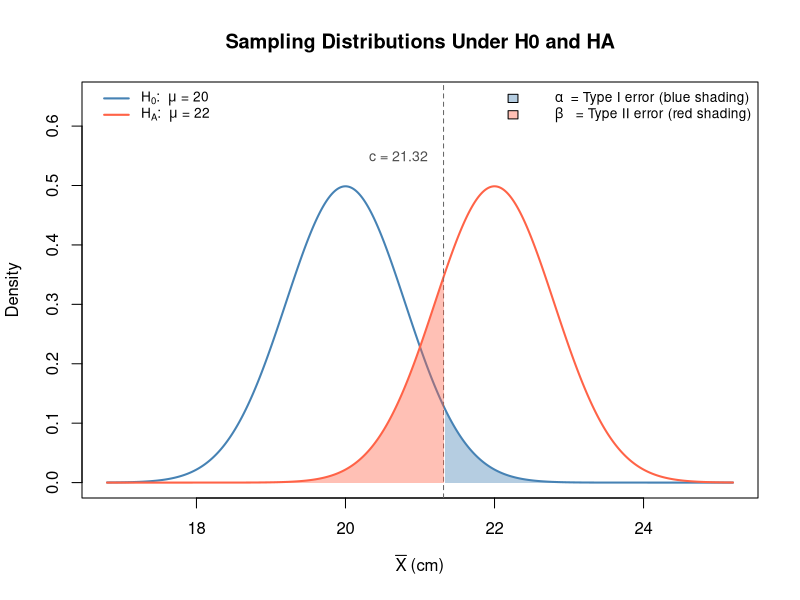
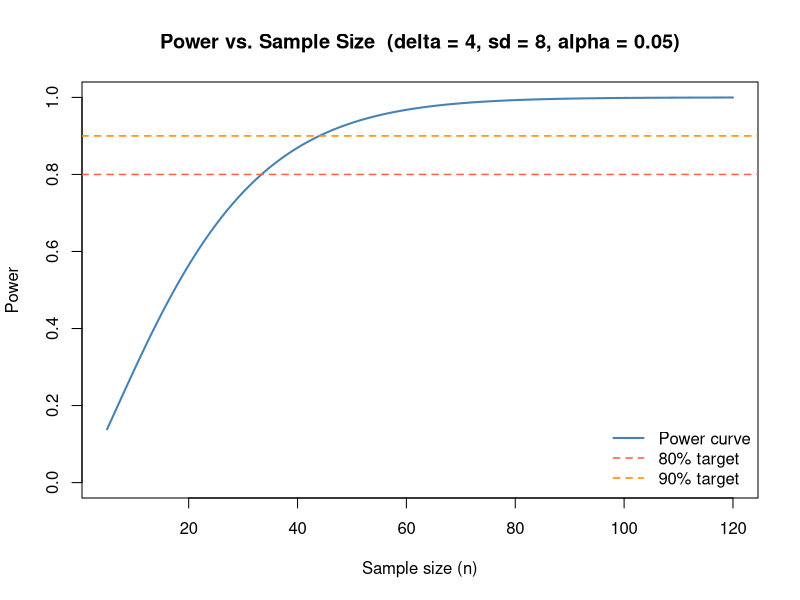
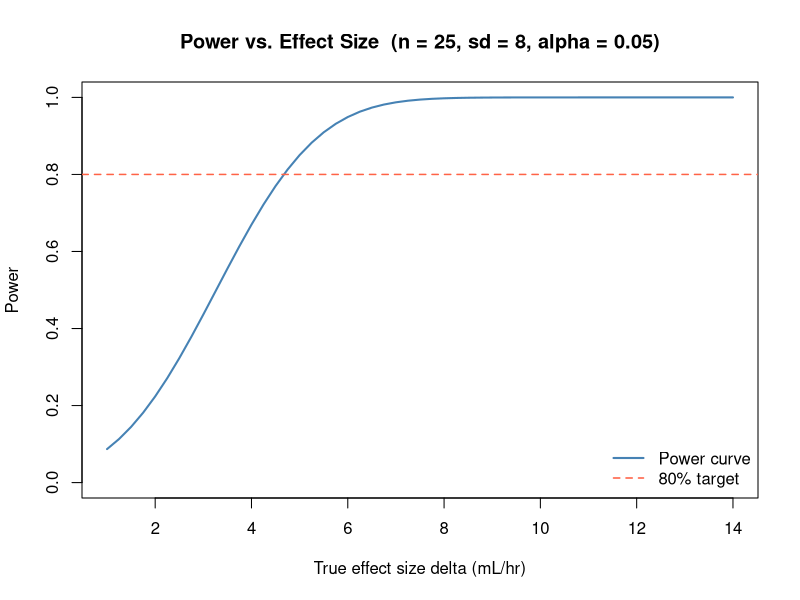

Recreate these plots in R, in order.
## ---- chunk 1
mu0 <- 20;  muA <- 22
sigma <- 4; n <- 25
se <- sigma / sqrt(n)
se  # standard error of the sample mean
## ---- chunk 2
crit <- mu0 + qnorm(0.95) * se
crit
## ---- chunk 3
beta_val  <- pnorm(crit, mean = muA, sd = se)
power_val <- 1 - beta_val

beta_val   # Type II error rate
power_val  # Power
## ---- chunk 4
x      <- seq(mu0 - 4*se, muA + 4*se, length.out = 600)
d_null <- dnorm(x, mean = mu0, sd = se)
d_alt  <- dnorm(x, mean = muA, sd = se)

plot(x, d_null, type = "l", col = "steelblue", lwd = 2,
     ylim = c(0, max(d_null, d_alt) * 1.3),
     xlab = expression(bar(X) ~ "(cm)"), ylab = "Density",
     main = "Sampling Distributions Under H0 and HA")
lines(x, d_alt, col = "tomato", lwd = 2)
abline(v = crit, lty = 2, col = "gray40")

# Type I error shading: upper tail of null distribution
x_I <- x[x >= crit]
polygon(c(x_I[1], x_I, tail(x_I, 1)),
        c(0, dnorm(x_I, mu0, se), 0),
        col = adjustcolor("steelblue", 0.4), border = NA)

# Type II error shading: lower tail of alternative distribution
x_II <- x[x <= crit]
polygon(c(x_II[1], x_II, tail(x_II, 1)),
        c(0, dnorm(x_II, muA, se), 0),
        col = adjustcolor("tomato", 0.4), border = NA)

text(crit - 1, 0.55, paste0("c = ", round(crit, 2)),
     adj = 0, cex = 0.85, col = "gray30")

legend("topleft",
       legend = c(
         expression(H[0]*":  "*mu*" = 20"),
         expression(H[A]*":  "*mu*" = 22")
       ),
       col  = c("steelblue", "tomato"),
       fill = c(NA, NA),
       border = c(NA, NA),
       lwd  = c(2, 2),
       bty  = "n", cex = 0.82)

legend("topright",
       legend = c(
         expression(alpha*"  = Type I error (blue shading)"),
         expression(beta*"   = Type II error (red shading)")
       ),
       col  = c(NA, NA),
       fill = c(adjustcolor("steelblue", 0.4),
                adjustcolor("tomato",    0.4)),
       border = c("black", "black"),
       lwd  = c(NA, NA),
       bty  = "n", cex = 0.82)
## ---- chunk 5
power.t.test(n = 25, delta = 4, sd = 8,
             sig.level = 0.05, type = "one.sample",
             alternative = "two.sided")
## ---- chunk 6
power.t.test(power = 0.80, delta = 4, sd = 8,
             sig.level = 0.05, type = "one.sample",
             alternative = "two.sided")
## ---- chunk 7
ns      <- 5:120
pwr_vec <- sapply(ns, function(n) {
  power.t.test(n = n, delta = 4, sd = 8,
               sig.level = 0.05, type = "one.sample",
               alternative = "two.sided")$power
})

plot(ns, pwr_vec, type = "l", col = "steelblue", lwd = 2,
     xlab = "Sample size (n)", ylab = "Power",
     main = "Power vs. Sample Size  (delta = 4, sd = 8, alpha = 0.05)",
     ylim = c(0, 1))
abline(h = 0.80, col = "tomato",    lty = 2, lwd = 1.5)
abline(h = 0.90, col = "darkorange", lty = 2, lwd = 1.5)

legend("bottomright",
       legend = c("Power curve", "80% target", "90% target"),
       col    = c("steelblue", "tomato", "darkorange"),
       lwd    = c(2, 1.5, 1.5),
       lty    = c(1, 2, 2),
       bty    = "n")
## ---- chunk 8
alphas    <- c(0.001, 0.01, 0.05, 0.10, 0.20)
pwr_alpha <- sapply(alphas, function(a) {
  power.t.test(n = 25, delta = 4, sd = 8,
               sig.level = a, type = "one.sample",
               alternative = "two.sided")$power
})

data.frame(alpha = alphas, power = round(pwr_alpha, 3))
## ---- chunk 9
deltas    <- seq(1, 14, by = 0.25)
pwr_delta <- sapply(deltas, function(d) {
  power.t.test(n = 25, delta = d, sd = 8,
               sig.level = 0.05, type = "one.sample",
               alternative = "two.sided")$power
})

plot(deltas, pwr_delta, type = "l", col = "steelblue", lwd = 2,
     xlab = "True effect size delta (mL/hr)", ylab = "Power",
     main = "Power vs. Effect Size  (n = 25, sd = 8, alpha = 0.05)",
     ylim = c(0, 1))
abline(h = 0.80, col = "tomato", lty = 2, lwd = 1.5)
legend("bottomright",
       legend = c("Power curve", "80% target"),
       col    = c("steelblue", "tomato"),
       lwd    = c(2, 1.5), lty = c(1, 2),
       bty    = "n")
